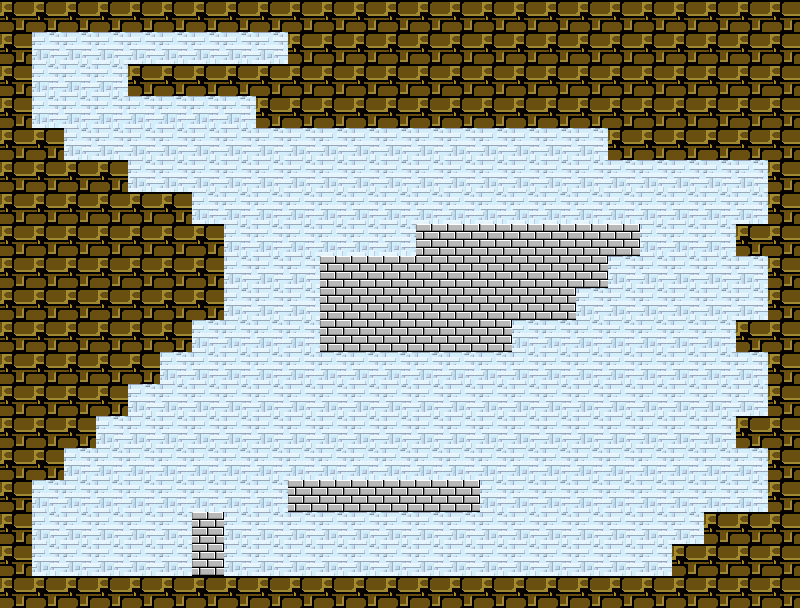

Below is a game level as drawn by its tile map, then a one-line description and the .tmx that defines it (tile-layer data replaced by summaries):
An orthogonal 25x19 tile map with 32x32 px tiles, 2 tile layers (Background, Collision), 4 tilesets and 62 objects.

<map version="1.5" tiledversion="1.7.2" orientation="orthogonal" renderorder="right-down" width="25" height="19" tilewidth="32" tileheight="32" infinite="0" nextlayerid="4" nextobjectid="407">
 <tileset firstgid="1" name="objects" tilewidth="32" tileheight="32" tilecount="36" columns="4">
  <image source="../images/tiled_objects.png" width="128" height="288" />
  <tile id="0">
   <properties>
    <property name="Class" value="Player" />
   </properties>
  </tile>
  <tile id="1">
   <properties>
    <property name="Class" value="Warp" />
   </properties>
  </tile>
  <tile id="2">
   <properties>
    <property name="Class" value="InvisibleBlock" />
   </properties>
  </tile>
  <tile id="4">
   <properties>
    <property name="Class" value="Spike" />
   </properties>
  </tile>
  <tile id="5">
   <properties>
    <property name="Class" value="Spike" />
    <property name="angle" value="90" />
   </properties>
  </tile>
  <tile id="6">
   <properties>
    <property name="Class" value="Spike" />
    <property name="angle" value="270" />
    <property name="flip" value="x" />
   </properties>
  </tile>
  <tile id="7">
   <properties>
    <property name="Class" value="Spike" />
    <property name="angle" value="180" />
    <property name="flip" value="x" />
   </properties>
  </tile>
  <tile id="8">
   <properties>
    <property name="Class" value="FallingSpike" />
    <property name="speed" value="900" />
   </properties>
  </tile>
  <tile id="9">
   <properties>
    <property name="Class" value="FallingSpike" />
    <property name="angle" value="90" />
    <property name="speed" value="900" />
   </properties>
  </tile>
  <tile id="10">
   <properties>
    <property name="Class" value="FallingSpike" />
    <property name="angle" value="270" />
    <property name="flip" value="x" />
    <property name="speed" value="900" />
   </properties>
  </tile>
  <tile id="11">
   <properties>
    <property name="Class" value="FallingSpike" />
    <property name="angle" value="180" />
    <property name="flip" value="x" />
    <property name="speed" value="900" />
   </properties>
  </tile>
  <tile id="12">
   <properties>
    <property name="Class" value="MovingSpike" />
    <property name="vx" value="150" />
   </properties>
  </tile>
  <tile id="16">
   <properties>
    <property name="Class" value="ShootingSpike" />
    <property name="direction" value="up" />
    <property name="firerate" value="2" />
    <property name="speed" value="100" />
   </properties>
  </tile>
  <tile id="17">
   <properties>
    <property name="Class" value="ShootingSpike" />
    <property name="angle" value="90" />
    <property name="direction" value="right" />
    <property name="firerate" value="2" />
    <property name="speed" value="100" />
   </properties>
  </tile>
  <tile id="18">
   <properties>
    <property name="Class" value="ShootingSpike" />
    <property name="angle" value="270" />
    <property name="direction" value="left" />
    <property name="firerate" value="2" />
    <property name="flip" value="x" />
    <property name="speed" value="100" />
   </properties>
  </tile>
  <tile id="19">
   <properties>
    <property name="Class" value="ShootingSpike" />
    <property name="angle" value="180" />
    <property name="direction" value="down" />
    <property name="firerate" value="2" />
    <property name="flip" value="x" />
    <property name="speed" value="100" />
   </properties>
  </tile>
  <tile id="24">
   <properties>
    <property name="Class" value="Spike" />
    <property name="scale" value="0.5" />
   </properties>
  </tile>
  <tile id="25">
   <properties>
    <property name="Class" value="Spike" />
    <property name="angle" value="90" />
    <property name="scale" value="0.5" />
   </properties>
  </tile>
  <tile id="26">
   <properties>
    <property name="Class" value="Spike" />
    <property name="angle" value="270" />
    <property name="flip" value="x" />
    <property name="scale" value="0.5" />
   </properties>
  </tile>
  <tile id="27">
   <properties>
    <property name="Class" value="Spike" />
    <property name="angle" value="180" />
    <property name="flip" value="x" />
    <property name="scale" value="0.5" />
   </properties>
  </tile>
  <tile id="28">
   <properties>
    <property name="Class" value="ClonePlayer" />
   </properties>
  </tile>
  <tile id="30">
   <properties>
    <property name="Class" value="BossFruit" />
   </properties>
  </tile>
  <tile id="32">
   <properties>
    <property name="Class" value="FakeWarp" />
    <property name="warpX" value="400" />
    <property name="warpY" value="450" />
   </properties>
  </tile>
  <tile id="33">
   <properties>
    <property name="Class" value="FakeFakeWarp" />
    <property name="fakeWarpX" value="400" />
    <property name="fakeWarpY" value="450" />
    <property name="warpX" value="300" />
    <property name="warpY" value="450" />
   </properties>
  </tile>
 </tileset>
 <tileset firstgid="37" name="collisions" tilewidth="32" tileheight="32" tilecount="28" columns="4">
  <image source="../images/tiled_collision.png" width="128" height="224" />
 </tileset>
 <tileset firstgid="65" name="fruit" tilewidth="21" tileheight="24" tilecount="3" columns="3">
  <image source="../images/tiled_fruit.png" width="63" height="24" />
  <tile id="0">
   <properties>
    <property name="Class" value="Fruit" />
   </properties>
  </tile>
  <tile id="1">
   <properties>
    <property name="Class" value="MovingFruit" />
    <property name="speedX" value="0" />
    <property name="speedY" value="0" />
   </properties>
  </tile>
 </tileset>
 <tileset firstgid="68" name="background" tilewidth="32" tileheight="32" tilecount="3800" columns="50">
  <image source="../images/tiled_backgrounds.png" width="1600" height="2432" />
 </tileset>
 <layer id="1" name="Background" width="25" height="19">
  <properties>
   <property name="boundingBox" value="true" />
   <property name="type" value="0" />
  </properties>
  <data>[475 cells, 475 non-empty, 475 distinct tile ids]</data>
 </layer>
 <layer id="2" name="Collision" width="25" height="19">
  <properties>
   <property name="collision" value="true" />
  </properties>
  <data>[475 cells, 228 non-empty, 2 distinct tile ids]</data>
 </layer>
 <objectgroup id="3" name="Sprites">
  <object id="328" gid="1" x="32" y="576" width="32" height="32" />
  <object id="329" gid="8" x="32" y="512" width="32" height="32" />
  <object id="330" gid="8" x="64" y="480" width="32" height="32" />
  <object id="331" gid="8" x="96" y="448" width="32" height="32" />
  <object id="332" gid="8" x="128" y="416" width="32" height="32" />
  <object id="333" gid="8" x="160" y="384" width="32" height="32" />
  <object id="334" gid="8" x="192" y="352" width="32" height="32" />
  <object id="335" gid="8" x="256" y="320" width="32" height="32" />
  <object id="336" gid="5" x="256" y="288" width="32" height="32" />
  <object id="337" gid="8" x="512" y="352" width="32" height="32" />
  <object id="338" gid="8" x="544" y="352" width="32" height="32" />
  <object id="339" gid="8" x="576" y="320" width="32" height="32" />
  <object id="340" gid="8" x="608" y="288" width="32" height="32" />
  <object id="341" gid="8" x="736" y="192" width="32" height="32" />
  <object id="342" gid="8" x="736" y="288" width="32" height="32" />
  <object id="343" gid="8" x="736" y="384" width="32" height="32" />
  </objectgroup>
</map>
<!-- 46 of 62 objects omitted -->
